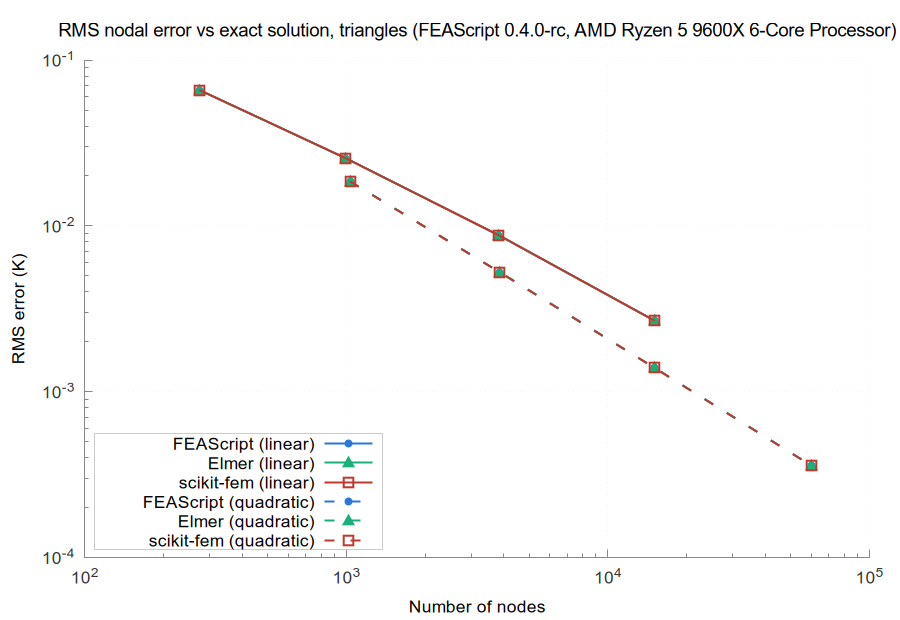

Reproduce this figure in gnuplot.
set terminal pngcairo size 900,620 font 'Arial,13'
set border 3 lc rgb '#888888'; set tics nomirror tc rgb '#333333'
set grid lc rgb '#e6e6e6' lw 1; set key top left box lc rgb '#cccccc' opaque
set logscale xy; set format y '10^{%L}'; set format x '10^{%L}'
set output 'accuracy_tri.png'
set title 'RMS nodal error vs exact solution, triangles (FEAScript 0.4.0-rc, AMD Ryzen 5 9600X 6-Core Processor)' font 'Arial,14'
set xlabel 'Number of nodes'
set ylabel 'RMS error (K)'
set key bottom left
plot 'err_tri_linear_FEAScript_sparse_LU.dat' u 1:2 w lp lw 2 dt 1 pt 7 ps 1.0 lc rgb '#2a78d6' t 'FEAScript (linear)', \
     'err_tri_linear_Elmer_UMFPACK.dat' u 1:2 w lp lw 2 dt 1 pt 9 ps 1.6 lc rgb '#1baf7a' t 'Elmer (linear)', \
     'err_tri_linear_scikit_fem_SuperLU.dat' u 1:2 w lp lw 2 dt 1 pt 4 ps 1.6 lc rgb '#c0392b' t 'scikit-fem (linear)', \
     'err_tri_quadratic_FEAScript_sparse_LU.dat' u 1:2 w lp lw 2 dt 2 pt 7 ps 1.0 lc rgb '#2a78d6' t 'FEAScript (quadratic)', \
     'err_tri_quadratic_Elmer_UMFPACK.dat' u 1:2 w lp lw 2 dt 2 pt 9 ps 1.6 lc rgb '#1baf7a' t 'Elmer (quadratic)', \
     'err_tri_quadratic_scikit_fem_SuperLU.dat' u 1:2 w lp lw 2 dt 2 pt 4 ps 1.6 lc rgb '#c0392b' t 'scikit-fem (quadratic)'
